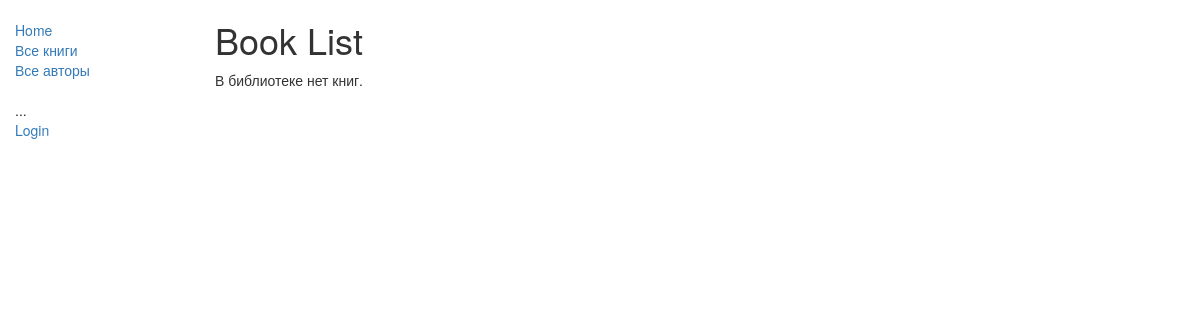
Before: /catalog/books/ with the older database file.
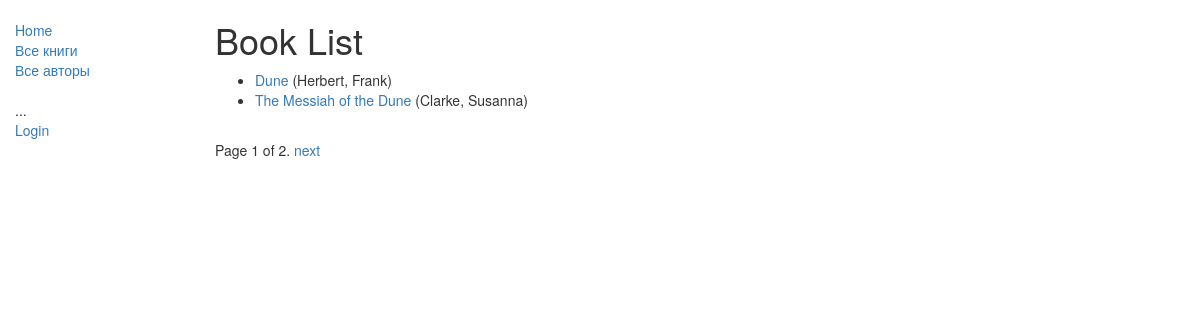
After: the same page with the newer database file.
### catalog/models.py (models this page shows, shortened)
class Book(models.Model):
    title = models.CharField(max_length=200)
    author = models.ForeignKey('Author', on_delete=models.SET_NULL, null=True)
    summary = models.TextField(max_length=1000, help_text="Enter a brief description of the book")
    isbn = models.CharField('ISBN',max_length=13, help_text='13 Character <a href="https://www.isbn-international.org/content/what-isbn">ISBN number</a>')
    genre = models.ManyToManyField(Genre, help_text="Select a genre for this book") #может иметь несколько жанров, а жанр может иметь много книг
    def display_genre(self):
        return ', '.join([genre.name for genre in self.genre.all()[:3]])
    display_genre.short_description = 'Genre'
    def get_absolute_url(self):
        return reverse('book-detail', args=[str(self.id)])

class Author(models.Model):
    first_name = models.CharField(max_length=100)
    last_name = models.CharField(max_length=100)
    date_of_birth = models.DateField(null=True, blank=True)
    date_of_death = models.DateField('Died', null=True, blank=True)
    class Meta:
        ordering = ['last_name']
    def __str__(self):
        return '%s, %s' % (self.last_name, self.first_name)

### catalog/views.py (the view)
# urls.py: path('books/', views.BookListView.as_view(), name='books'),
class BookListView(generic.ListView):
    model = Book
    paginate_by = 2

### catalog/templates/catalog/book_list.html
{% extends "base_generic.html" %}
{% block content %}
    <h1>Book List</h1>
    {% if book_list %}
    <ul>
      {% for book in book_list %}
      <li>
        <a href="{{ book.get_absolute_url }}">{{ book.title }}</a> ({{book.author}})
      </li>
      {% endfor %}
    </ul>
    {% else %}
      <p>В библиотеке нет книг.</p>
    {% endif %}
{% endblock %}

### catalog/templates/base_generic.html (shortened to what this page needs)
<!doctype html>
<html lang="en">
  <head>
    <link      rel="stylesheet"      href="https://maxcdn.bootstrapcdn.com/bootstrap/3.3.7/css/bootstrap.min.css" />
        {% load static %}
    <link rel="stylesheet" href="{% static 'css/styles.css' %}" />
  </head>
  <body>
    <div class="container-fluid">
      <div class="row">
        <div class="col-sm-2">
          {% block sidebar %}
            <ul class="sidebar-nav">
              <li><a href="{% url 'index' %}">Home</a></li>
              <li><a href="{% url 'books'%}">Все книги</a></li>
              <li><a href="{% url 'authors'%}">Все авторы</a></li>
            </ul>
            <ul class="sidebar-nav">
    ...
   {% if user.is_authenticated %}
     <li>User: {{ user.get_username }}</li>
     <li><a href="{% url 'logout'%}?next={{request.path}}">Logout</a></li>
   {% else %}
     <li><a href="{% url 'login'%}?next={{request.path}}">Login</a></li>
   {% endif %}
  </ul>
          {% endblock %}
        </div>
        <div class="col-sm-10 ">
          {% block content %}{% endblock %}
          {% block pagination %}
  {% if is_paginated %}
    <div class="pagination">
      <span class="page-links">
        <span class="page-current">
          Page {{ page_obj.number }} of {{ page_obj.paginator.num_pages }}.
        </span>
        {% if page_obj.has_next %}
          <a href="{{ request.path }}?page={{ page_obj.next_page_number }}">next</a>
        {% endif %}
      </span>
    </div>
  {% endif %}
{% endblock %}
        </div>
      </div>
    </div>
  </body>
</html>

### catalog/static/css/styles.css (style rules this page uses)
.sidebar-nav { margin-top: 20px; padding: 0; list-style: none; }

Changed rows visible on the page:
added Book: title "Dune", author "Herbert, Frank"
added Book: title "The Messiah of the Dune", author "Clarke, Susanna"
Other visible differences:
{{ page_obj.number }}: (not shown) → "1"
{{ page_obj.paginator.num_pages }}: (not shown) → "2"
text no longer shown: "В библиотеке нет книг."
text now shown: "Page of . next"
